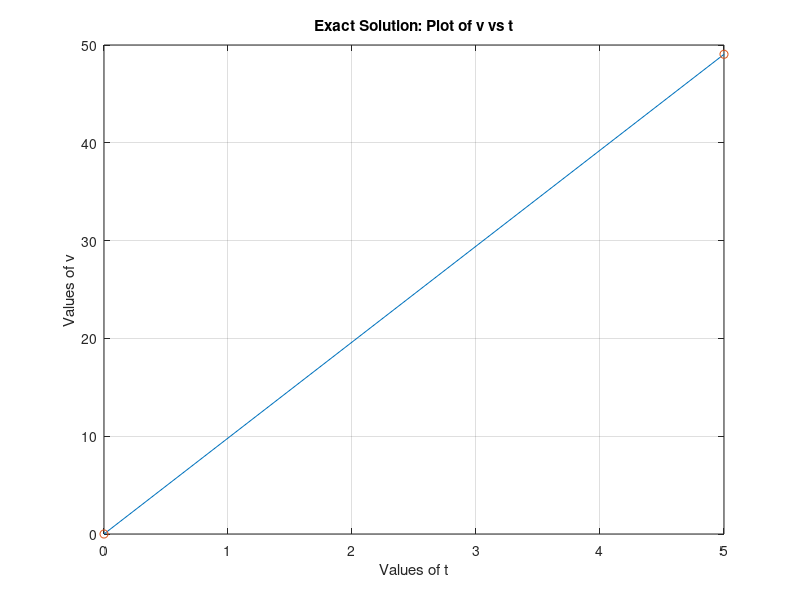

Source code (MATLAB):
% M-FILE
% Free-falling body
%
% Numerical solution: Euler method
% t: zaman [s]
% v: velocity [m/s]

clear;

% Parameters:
g = 9.81;

%Inputs:
m = input('Mass (kg): ');
cd = input('Drag Coefficient (kg/m : ');
dt = input('Time step (s): ');
tfinal = input('Final Time (s): ');
 
% Time steps:
t = [0:dt:tfinal];

% Number of time steps:
N = tfinal / dt + 1;

% Initial Condition (at t=0):
v(1)=0;

% Main Loop:
for i=2:1:N
	dvdt = g - (cd/m) * v(i-1)^2;
	v(i) = v(i-1) + dvdt * dt;
end

% ----------------------------------------------------
% Print-outs:
disp('Parameters and Inputs:')
g
m
cd
dt
tfinal
disp('Outputs:')
N
t'
v'

% Plots:
plot(t,v,t,v,'o')
title('Exact Solution: Plot of v vs t')
xlabel('Values of t')
ylabel('Values of v')
grid

% ----------------------------------------------------
% Print outputs onto a screen with a specific format:
result = [t;v];
fprintf('   t     v\n');
fprintf('%8.3f %8.5e \n', result);

% ----------------------------------------------------
% Write outputs into a file:
save velresults.dat -ascii -double result

save time.dat -ascii -double t
save velocity.dat -ascii -double v

% To load outputs from the file
load velresults.dat
result1 = velresults';

load time.dat
tn1=time'
load velocity.dat
vn1=velocity'
